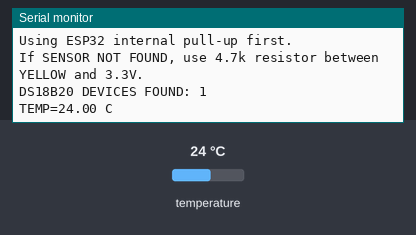
The sketch below on a simulated ESP32. Parts: the last lines printed to the serial monitor. The inputs (shaded band) are chosen by the test bench; at power-on: temperature 24 °C.

Above: at 2.2 s.
2.3 s: temperature set to 12 °C
At 4.5 s:
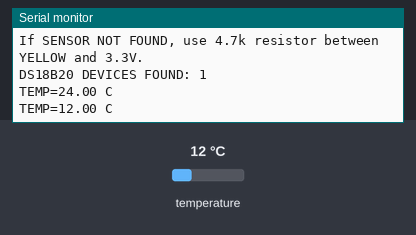
4.8 s: temperature set to 19 °C
At 5.9 s:
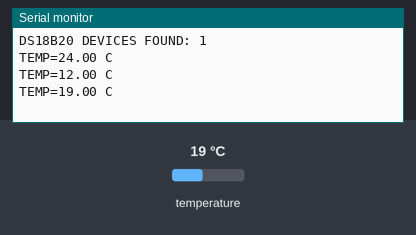
Timing chart, 0 to 7.8 s (numbered marks = the images above; inputs shaded):
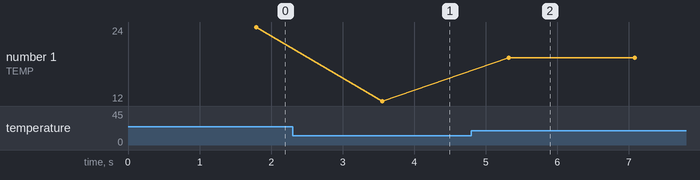

The sketch:

DS18B20_TEMP_TEST.ino
```cpp
#include <OneWire.h>
#include <DallasTemperature.h>

#define TEMP_PIN 4

OneWire oneWire(TEMP_PIN);
DallasTemperature tempSensor(&oneWire);

void setup() {
  Serial.begin(115200);
  delay(1000);

  Serial.println("DS18B20 TEMP TEST");
  Serial.println("Wiring:");
  Serial.println("RED    -> ESP32 3.3V");
  Serial.println("BLACK  -> ESP32 GND");
  Serial.println("YELLOW -> ESP32 GPIO4");
  Serial.println("Using ESP32 internal pull-up first.");
  Serial.println("If SENSOR NOT FOUND, use 4.7k resistor between YELLOW and 3.3V.");

  pinMode(TEMP_PIN, INPUT_PULLUP);
  tempSensor.begin();

  Serial.print("DS18B20 DEVICES FOUND: ");
  Serial.println(tempSensor.getDeviceCount());
}

void loop() {
  tempSensor.requestTemperatures();
  float tempC = tempSensor.getTempCByIndex(0);

  if (tempC == DEVICE_DISCONNECTED_C) {
    Serial.println("TEMP ERROR: SENSOR NOT FOUND");
    Serial.println("Check DATA wire, GND, 3.3V, and 4.7k resistor.");
  } else if (tempC == 85.0) {
    Serial.println("TEMP ERROR: 85.0 C startup/default reading");
    Serial.println("Wait or check wiring/resistor.");
  } else {
    Serial.print("TEMP=");
    Serial.print(tempC, 2);
    Serial.println(" C");
  }

  delay(1000);
}
```

Measured:
- after the input at 2.3 s, the serial monitor: prints a new line after 1.3 s (image 1)
- after the input at 4.8 s, the serial monitor: prints a new line after 0.52 s (image 2)
- plotted number 1: 24 → 12 after the input at 2.3 s, 12 → 19 after the input at 4.8 s
